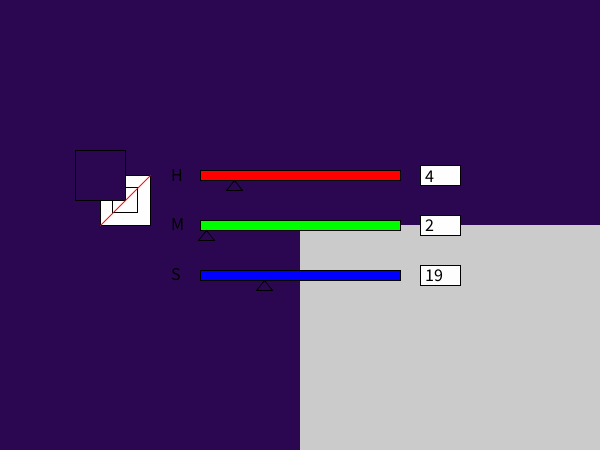
Frame 1 (no input)
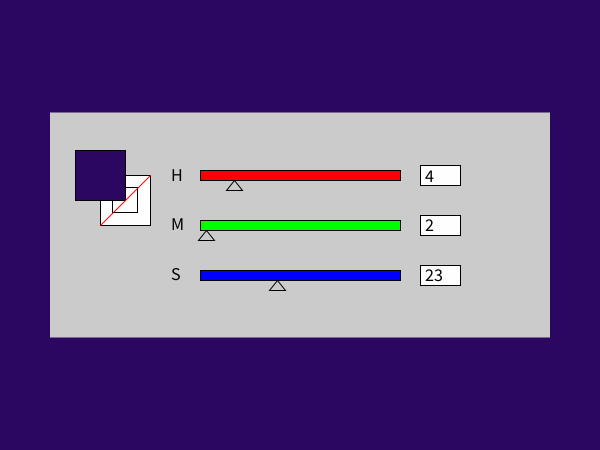
Frame 60 (the mouse pressed at the canvas centre just before this capture)
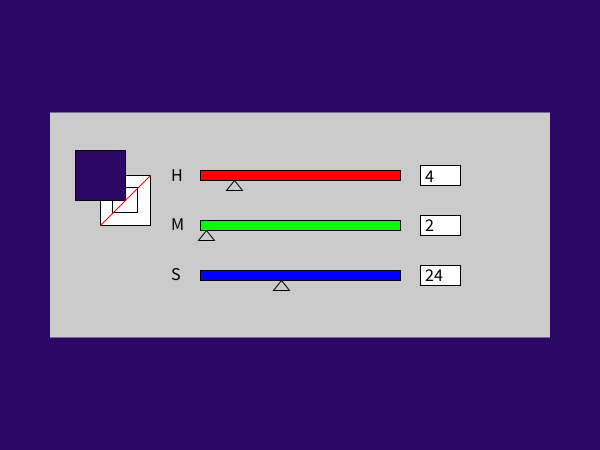
Frame 120 (the mouse held since frame 60 and released just before this capture)

The Processing sketch that drew these frames (run headless with seeded random() and noise(); from frame 60 on, the mouse is pressed at the canvas centre):

// Processing sketch: processing_17892
// ── processing_17892.pde

ColorClock colorClock;


void setup() {
  size(600, 450);
  colorMode(RGB, 256);
  //noStroke();
  smooth();
  colorClock = new ColorClock(100, -50, 0, 50, 200);
}


void draw() {
  background(0);
  colorClock.getTime();
  colorClock.display();
}


class ColorClock extends Clock {
  float x, ry, gy, by, wide;

  ColorClock(float _x, float _ry, float _gy, float _by, float _wide) {
    x = _x;
    ry = _ry;
    gy = _gy;
    by = _by;
    wide = _wide;
  }

  void getTime() {
    super.getTime();
  }

  void display() {
    int r = int(map(h, 0, 23, 0, 255));
    int g = int(map(m, 0, 59, 0, 255));
    int b = int(map(s, 0, 59, 0, 255));

    int hs = int(map(h, 0, 23, 0, wide));
    int ms = int(map(m, 0, 59, 0, wide));
    int ss = int(map(s, 0, 59, 0, wide));

    //背景(後)
    background(r, g, b);

    //背景(前)
    noStroke();
    fill(204);
    rect(width/2, height/2, width/6 *5, height/2);

    //設定
    rectMode(CENTER);
    //textAlign(CENTER);
    textSize(18);

    pushMatrix();
    translate(width/3, height/2);

    //カラーパネル左
    fill(255);
    stroke(0);
    rect(-75, -25, 50, 50);
    rect(-75, -25, 25, 25);

    fill(r, g, b);
    rect(-100, -50, 50, 50);

    stroke(255, 0, 0);
    line(-50, -50, -100, 0);

    //カラーパネル中
    stroke(0);    
    //時
    fill(255, 0, 0);    
    rect(x, ry, wide, 10);
    //分
    fill(0, 255, 0);
    rect(x, gy, wide, 10);
    //秒
    fill(0, 0, 255);
    rect(x, by, wide, 10);
    //タブ
    noFill();
    triangle(hs, ry +5, hs +8, ry +15, hs -8, ry +15);
    triangle(ms, gy +5, ms +8, gy +15, ms -8, gy +15);
    triangle(ss, by +5, ss +8, by +15, ss -8, by +15);

    //カラーパネル右    
    fill(255);
    rect(wide +40, ry, 40, 20);
    rect(wide +40, gy, 40, 20);
    rect(wide +40, by, 40, 20);

    //文字
    fill(0);
    text("H", -30, ry +5);
    text(h, wide +25, ry +6);
    text("M", -30, gy +5);
    text(m, wide +25, gy +6);
    text("S", -30, by +5);
    text(s, wide +25, by +6);  

    popMatrix();
  }
}


class Clock {
  int h, m, s;
  Clock() {
  }

  void getTime() {
    h = hour();
    m = minute();
    s = second();
  }
}
                
